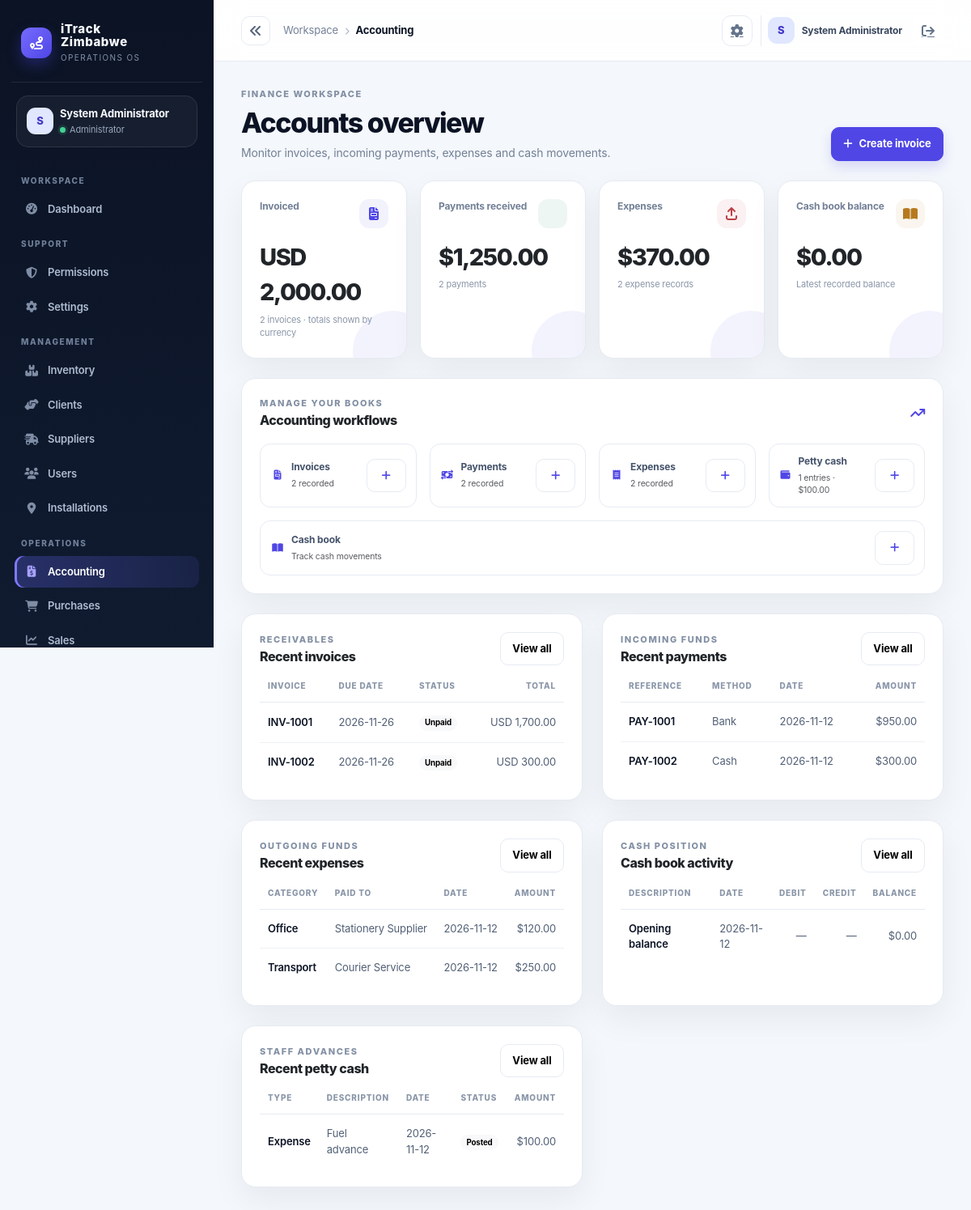
The page /index.php?controller=accounting (signed in) on the database its author committed.
### tables this page shows
CREATE TABLE IF NOT EXISTS invoices (
  id INT AUTO_INCREMENT PRIMARY KEY,
  sale_id INT NULL,
  installation_id INT NULL,
  invoice_number VARCHAR(150) NOT NULL UNIQUE,
  due_date DATE NOT NULL,
  status VARCHAR(50) NOT NULL DEFAULT 'unpaid',
  total_amount DECIMAL(14,2) NOT NULL DEFAULT 0.00,
  currency VARCHAR(8) NOT NULL DEFAULT 'USD',
  issue_date DATE NOT NULL DEFAULT CURRENT_DATE,
  reference_number VARCHAR(150),
  sales_person VARCHAR(150),
  customer_registered_name VARCHAR(200),
  customer_trade_name VARCHAR(200),
  customer_address TEXT,
  customer_email VARCHAR(190),
  customer_phone VARCHAR(80),
  customer_tin VARCHAR(80),
  customer_vat VARCHAR(80),
  created_at TIMESTAMP DEFAULT CURRENT_TIMESTAMP,
  FOREIGN KEY (sale_id) REFERENCES sales(id) ON DELETE CASCADE,
  FOREIGN KEY (installation_id) REFERENCES gps_devices(id) ON DELETE SET NULL
);

CREATE TABLE IF NOT EXISTS payments (
  id INT AUTO_INCREMENT PRIMARY KEY,
  invoice_id INT NULL,
  sale_id INT NULL,
  paid_by INT NULL,
  payment_date DATE NOT NULL DEFAULT CURRENT_DATE,
  amount DECIMAL(14,2) NOT NULL DEFAULT 0.00,
  method VARCHAR(50) NOT NULL DEFAULT 'cash',
  reference VARCHAR(150),
  created_at TIMESTAMP DEFAULT CURRENT_TIMESTAMP,
  FOREIGN KEY (invoice_id) REFERENCES invoices(id) ON DELETE SET NULL,
  FOREIGN KEY (sale_id) REFERENCES sales(id) ON DELETE SET NULL,
  FOREIGN KEY (paid_by) REFERENCES users(id) ON DELETE SET NULL
);

CREATE TABLE IF NOT EXISTS expenses (
  id INT AUTO_INCREMENT PRIMARY KEY,
  category VARCHAR(150) NOT NULL,
  amount DECIMAL(14,2) NOT NULL DEFAULT 0.00,
  paid_to VARCHAR(150),
  paid_by INT NULL,
  payment_date DATE NOT NULL DEFAULT CURRENT_DATE,
  description TEXT,
  created_at TIMESTAMP DEFAULT CURRENT_TIMESTAMP,
  FOREIGN KEY (paid_by) REFERENCES users(id) ON DELETE SET NULL
);

CREATE TABLE IF NOT EXISTS cash_book (
  id INT AUTO_INCREMENT PRIMARY KEY,
  entry_date DATE NOT NULL DEFAULT CURRENT_DATE,
  description VARCHAR(255),
  debit DECIMAL(14,2) NOT NULL DEFAULT 0.00,
  credit DECIMAL(14,2) NOT NULL DEFAULT 0.00,
  balance DECIMAL(14,2) NOT NULL DEFAULT 0.00,
  created_by INT NULL,
  created_at TIMESTAMP DEFAULT CURRENT_TIMESTAMP,
  FOREIGN KEY (created_by) REFERENCES users(id) ON DELETE SET NULL
);

CREATE TABLE IF NOT EXISTS petty_cash (
  id INT AUTO_INCREMENT PRIMARY KEY,
  user_id INT NULL,
  amount DECIMAL(14,2) NOT NULL DEFAULT 0.00,
  transaction_date DATE NOT NULL DEFAULT CURRENT_DATE,
  type VARCHAR(50) NOT NULL DEFAULT 'expense',
  description TEXT,
  status VARCHAR(50) NOT NULL DEFAULT 'posted',
  created_at TIMESTAMP DEFAULT CURRENT_TIMESTAMP,
  FOREIGN KEY (user_id) REFERENCES users(id) ON DELETE SET NULL
);

### app/views/accounting/index.php (the view, shortened to what the rows shown need)
<div class="d-flex flex-column flex-lg-row justify-content-between align-items-lg-end gap-3 mb-4">
    <div>
        <h1 class="page-title">Accounts overview</h1>
    </div>
</div>
<section class="card mb-4">
    <div class="card-body">
        <div class="section-heading">
            <div><div class="eyebrow">Manage your books</div><h2 class="mt-1">Accounting workflows</h2></div>
        </div>
    </div>
</section>
<div class="row g-4">
    <div class="col-xl-6">
        <section class="card h-100">
            <div class="card-body">
                <div class="section-heading">
                    <div><div class="eyebrow">Receivables</div><h2 class="mt-1">Recent invoices</h2></div>
                </div>
                <?php if (empty($recentInvoices)): ?>
                    <p class="text-muted mb-0">No invoices have been created yet.</p>
                <?php else: ?>
                    <div class="table-responsive">
                        <table class="table table-hover align-middle">
                            <thead><tr><th>Invoice</th><th>Due date</th><th>Status</th><th class="text-end">Total</th></tr></thead>
                            <tbody>
                                <?php foreach ($recentInvoices as $invoice): ?>
                                    <tr>
                                        <td class="fw-semibold"><?= htmlspecialchars($invoice['invoice_number'] ?? '', ENT_QUOTES, 'UTF-8') ?></td>
                                        <td><?= htmlspecialchars($invoice['due_date'] ?? '', ENT_QUOTES, 'UTF-8') ?></td>
                                        <td><span class="badge text-bg-light"><?= htmlspecialchars(ucfirst((string) ($invoice['status'] ?? '')), ENT_QUOTES, 'UTF-8') ?></span></td>
                                        <td class="text-end"><?= htmlspecialchars(strtoupper((string) ($invoice['currency'] ?? 'USD')), ENT_QUOTES, 'UTF-8') ?> <?= number_format((float) ($invoice['total_amount'] ?? 0), 2) ?></td>
                                    </tr>
                                <?php endforeach; ?>
                            </tbody>
                        </table>
                    </div>
                <?php endif; ?>
            </div>
        </section>
    </div>
    <div class="col-xl-6">
        <section class="card h-100">
            <div class="card-body">
                <div class="section-heading">
                    <div><div class="eyebrow">Incoming funds</div><h2 class="mt-1">Recent payments</h2></div>
                </div>
                <?php if (empty($recentPayments)): ?>
                    <p class="text-muted mb-0">No payments have been recorded yet.</p>
                <?php else: ?>
                    <div class="table-responsive">
                        <table class="table table-hover align-middle">
                            <thead><tr><th>Reference</th><th>Method</th><th>Date</th><th class="text-end">Amount</th></tr></thead>
                            <tbody>
                                <?php foreach ($recentPayments as $payment): ?>
                                    <tr>
                                        <td class="fw-semibold"><?= htmlspecialchars(($payment['reference'] ?? '') ?: '—', ENT_QUOTES, 'UTF-8') ?></td>
                                        <td><?= htmlspecialchars(ucwords(str_replace('_', ' ', (string) ($payment['method'] ?? ''))), ENT_QUOTES, 'UTF-8') ?></td>
                                        <td><?= htmlspecialchars($payment['payment_date'] ?? '', ENT_QUOTES, 'UTF-8') ?></td>
                                        <td class="text-end">$<?= number_format((float) ($payment['amount'] ?? 0), 2) ?></td>
                                    </tr>
                                <?php endforeach; ?>
                            </tbody>
                        </table>
                    </div>
                <?php endif; ?>
            </div>
        </section>
    </div>
    <div class="col-xl-6">
        <section class="card h-100">
            <div class="card-body">
                <div class="section-heading">
                    <div><div class="eyebrow">Outgoing funds</div><h2 class="mt-1">Recent expenses</h2></div>
                </div>
                <?php if (empty($recentExpenses)): ?>
                    <p class="text-muted mb-0">No expenses have been recorded yet.</p>
                <?php else: ?>
                    <div class="table-responsive">
                        <table class="table table-hover align-middle">
                            <thead><tr><th>Category</th><th>Paid to</th><th>Date</th><th class="text-end">Amount</th></tr></thead>
                            <tbody>
                                <?php foreach ($recentExpenses as $expense): ?>
                                    <tr>
                                        <td class="fw-semibold"><?= htmlspecialchars($expense['category'] ?? '', ENT_QUOTES, 'UTF-8') ?></td>
                                        <td><?= htmlspecialchars($expense['paid_to'] ?? '', ENT_QUOTES, 'UTF-8') ?></td>
                                        <td><?= htmlspecialchars($expense['payment_date'] ?? '', ENT_QUOTES, 'UTF-8') ?></td>
                                        <td class="text-end">$<?= number_format((float) ($expense['amount'] ?? 0), 2) ?></td>
                                    </tr>
                                <?php endforeach; ?>
                            </tbody>
                        </table>
                    </div>
                <?php endif; ?>
            </div>
        </section>
    </div>
    <div class="col-xl-6">
        <section class="card h-100">
            <div class="card-body">
                <div class="section-heading">
                    <div><div class="eyebrow">Cash position</div><h2 class="mt-1">Cash book activity</h2></div>
                </div>
                <?php if (empty($recentCashBook)): ?>
                    <p class="text-muted mb-0">No cash book entries have been recorded yet.</p>
                <?php else: ?>
                    <div class="table-responsive">
                        <table class="table table-hover align-middle">
                            <thead><tr><th>Description</th><th>Date</th><th class="text-end">Debit</th><th class="text-end">Credit</th><th class="text-end">Balance</th></tr></thead>
                            <tbody>
                                <?php foreach ($recentCashBook as $entry): ?>
                                    <tr>
                                        <td class="fw-semibold"><?= htmlspecialchars($entry['description'] ?? '', ENT_QUOTES, 'UTF-8') ?></td>
                                        <td><?= htmlspecialchars($entry['entry_date'] ?? '', ENT_QUOTES, 'UTF-8') ?></td>
                                        <td class="text-end"><?= (float) ($entry['debit'] ?? 0) > 0 ? '$' . number_format((float) $entry['debit'], 2) : '—' ?></td>
                                        <td class="text-end"><?= (float) ($entry['credit'] ?? 0) > 0 ? '$' . number_format((float) $entry['credit'], 2) : '—' ?></td>
                                        <td class="text-end">$<?= number_format((float) ($entry['balance'] ?? 0), 2) ?></td>
                                    </tr>
                                <?php endforeach; ?>
                            </tbody>
                        </table>
                    </div>
                <?php endif; ?>
            </div>
        </section>
    </div>
    <div class="col-xl-6">
        <section class="card h-100">
            <div class="card-body">
                <div class="section-heading">
                    <div><div class="eyebrow">Staff advances</div><h2 class="mt-1">Recent petty cash</h2></div>
                </div>
                <?php if (empty($recentPettyCash)): ?>
                    <p class="text-muted mb-0">No petty cash entries have been recorded yet.</p>
                <?php else: ?>
                    <div class="table-responsive">
                        <table class="table table-hover align-middle">
                            <thead><tr><th>Type</th><th>Description</th><th>Date</th><th>Status</th><th class="text-end">Amount</th></tr></thead>
                            <tbody>
                                <?php foreach ($recentPettyCash as $entry): ?>
                                    <tr>
                                        <td class="fw-semibold"><?= htmlspecialchars(ucfirst((string) ($entry['type'] ?? '')), ENT_QUOTES, 'UTF-8') ?></td>
                                        <td><?= htmlspecialchars($entry['description'] ?? '', ENT_QUOTES, 'UTF-8') ?></td>
                                        <td><?= htmlspecialchars($entry['transaction_date'] ?? '', ENT_QUOTES, 'UTF-8') ?></td>
                                        <td><span class="badge text-bg-light"><?= htmlspecialchars(ucfirst((string) ($entry['status'] ?? '')), ENT_QUOTES, 'UTF-8') ?></span></td>
                                        <td class="text-end">$<?= number_format((float) ($entry['amount'] ?? 0), 2) ?></td>
                                    </tr>
                                <?php endforeach; ?>
                            </tbody>
                        </table>
                    </div>
                <?php endif; ?>
            </div>
        </section>
    </div>
</div>

### rows shown on the page
invoices: invoice_number "INV-1001", due_date "2026-11-26", status "Unpaid", currency "USD", total_amount "1,700.00"
invoices: invoice_number "INV-1002", due_date "2026-11-26", status "Unpaid", currency "USD", total_amount "300.00"
payments: reference "PAY-1001", method "Bank", payment_date "2026-11-12", amount "950.00"
payments: reference "PAY-1002", method "Cash", payment_date "2026-11-12", amount "300.00"
expenses: category "Office", paid_to "Stationery Supplier", payment_date "2026-11-12", amount "120.00"
expenses: category "Transport", paid_to "Courier Service", payment_date "2026-11-12", amount "250.00"
cash_book: description "Opening balance", entry_date "2026-11-12", balance "0.00"
petty_cash: type "Expense", description "Fuel advance", transaction_date "2026-11-12", status "Posted", amount "100.00"

### other values the page prints
$initials "S"
$user['name'] "System Administrator"
$role "Administrator"
$group "WORKSPACE"
$item['label'] "Dashboard"
$group "SUPPORT"
$item['label'] "Permissions"
$item['label'] "Settings"
$group "MANAGEMENT"
$item['label'] "Inventory"
$item['label'] "Clients"
$item['label'] "Suppliers"
$item['label'] "Users"
$item['label'] "Installations"
$group "OPERATIONS"
